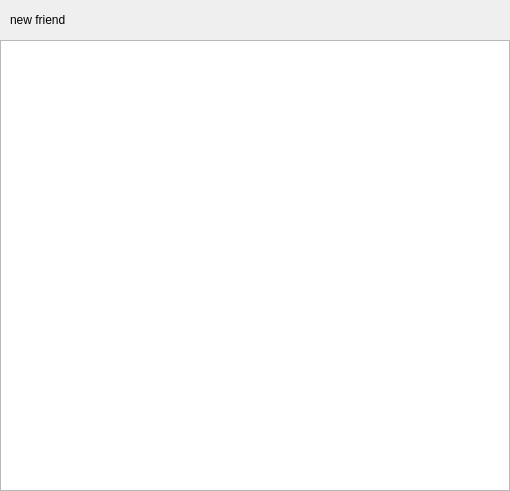
<?xml version="1.0" encoding="UTF-8"?>
<ui version="4.0">
 <class>ApplyFriendPage</class>
 <widget class="QWidget" name="ApplyFriendPage">
  <property name="geometry">
   <rect>
    <x>0</x>
    <y>0</y>
    <width>510</width>
    <height>491</height>
   </rect>
  </property>
  <property name="windowTitle">
   <string>Form</string>
  </property>
  <layout class="QVBoxLayout" name="verticalLayout">
   <property name="spacing">
    <number>0</number>
   </property>
   <property name="leftMargin">
    <number>0</number>
   </property>
   <property name="topMargin">
    <number>0</number>
   </property>
   <property name="rightMargin">
    <number>0</number>
   </property>
   <property name="bottomMargin">
    <number>0</number>
   </property>
   <item>
    <widget class="QWidget" name="friend_apply_wid" native="true">
     <property name="minimumSize">
      <size>
       <width>0</width>
       <height>0</height>
      </size>
     </property>
     <layout class="QHBoxLayout" name="horizontalLayout_7">
      <property name="spacing">
       <number>0</number>
      </property>
      <property name="leftMargin">
       <number>0</number>
      </property>
      <property name="topMargin">
       <number>0</number>
      </property>
      <property name="rightMargin">
       <number>0</number>
      </property>
      <property name="bottomMargin">
       <number>0</number>
      </property>
      <item>
       <spacer name="horizontalSpacer_8">
        <property name="orientation">
         <enum>Qt::Horizontal</enum>
        </property>
        <property name="sizeType">
         <enum>QSizePolicy::Fixed</enum>
        </property>
        <property name="sizeHint" stdset="0">
         <size>
          <width>10</width>
          <height>20</height>
         </size>
        </property>
       </spacer>
      </item>
      <item>
       <widget class="QLabel" name="friend_apply_lb">
        <property name="minimumSize">
         <size>
          <width>0</width>
          <height>40</height>
         </size>
        </property>
        <property name="maximumSize">
         <size>
          <width>16777215</width>
          <height>40</height>
         </size>
        </property>
        <property name="text">
         <string>new friend</string>
        </property>
       </widget>
      </item>
     </layout>
    </widget>
   </item>
   <item>
    <widget class="QWidget" name="widget_3" native="true">
     <layout class="QVBoxLayout" name="verticalLayout_7">
      <property name="spacing">
       <number>0</number>
      </property>
      <property name="leftMargin">
       <number>0</number>
      </property>
      <property name="topMargin">
       <number>0</number>
      </property>
      <property name="rightMargin">
       <number>0</number>
      </property>
      <property name="bottomMargin">
       <number>0</number>
      </property>
      <item>
       <widget class="ApplyFriendList" name="apply_friend_list"/>
      </item>
     </layout>
    </widget>
   </item>
  </layout>
 </widget>
 <customwidgets>
  <customwidget>
   <class>ApplyFriendList</class>
   <extends>QListWidget</extends>
   <header location="global">applyfriendlist.h</header>
  </customwidget>
 </customwidgets>
 <resources/>
 <connections/>
</ui>
